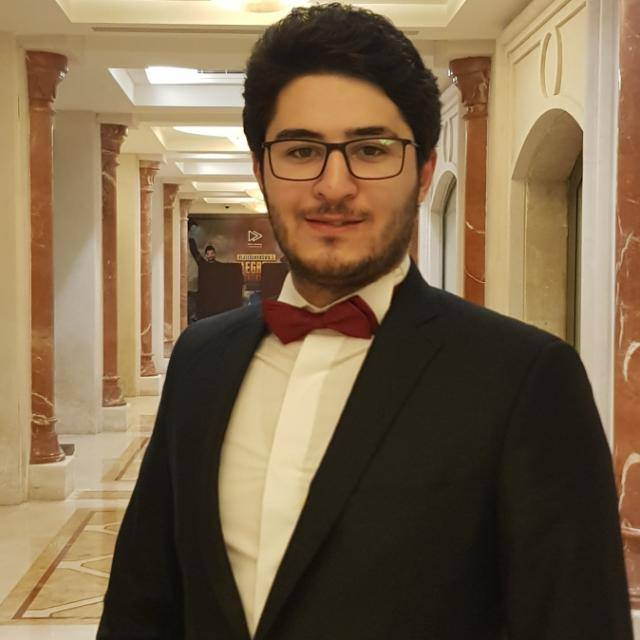
#> input picture images/hani3.jpg, 640 x 640 px
$ python 12_GrabCut_Foreground_Extraction.py
#> lines starting #> are read from the running program, lines starting #| are printed output that depends on the picture
import numpy as np
import cv2
import matplotlib.pyplot as plt

img = cv2.imread('images/hani3.jpg')
#> img is the input picture: shape (640, 640, 3); mean B, G, R 75.9, 102.9, 124
mask = np.zeros(img.shape[:2],np.uint8)

bgdModel = np.zeros((1,65),np.float64)
fgdModel = np.zeros((1,65),np.float64)

rect = (240,5,200,280)

cv2.grabCut(img,mask,rect,bgdModel,fgdModel,5,cv2.GC_INIT_WITH_RECT)
mask2 = np.where((mask==2)|(mask==0),0,1).astype('uint8')
img = img*mask2[:,:,np.newaxis]
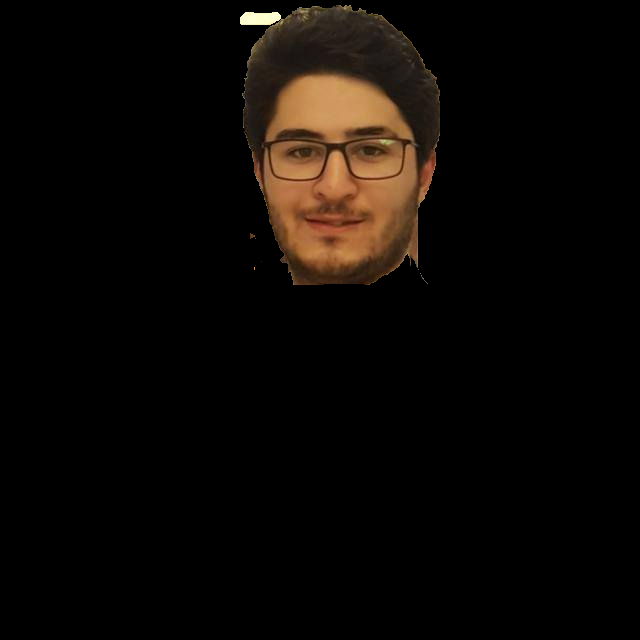
#> img: shape (640, 640, 3); mean B, G, R 5.1, 8.3, 12.2

plt.imshow(img)
plt.colorbar()
plt.show()
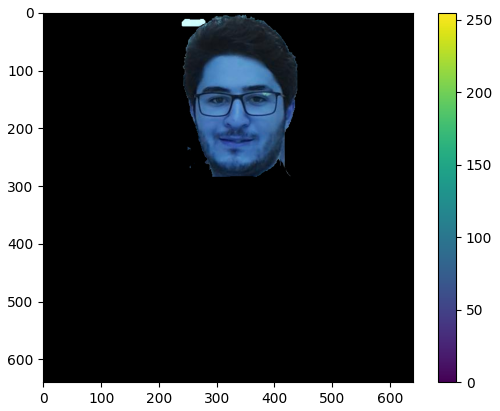
#> figure drawn by matplotlib, 2 panels; B, G, R data is drawn as R, G, B
